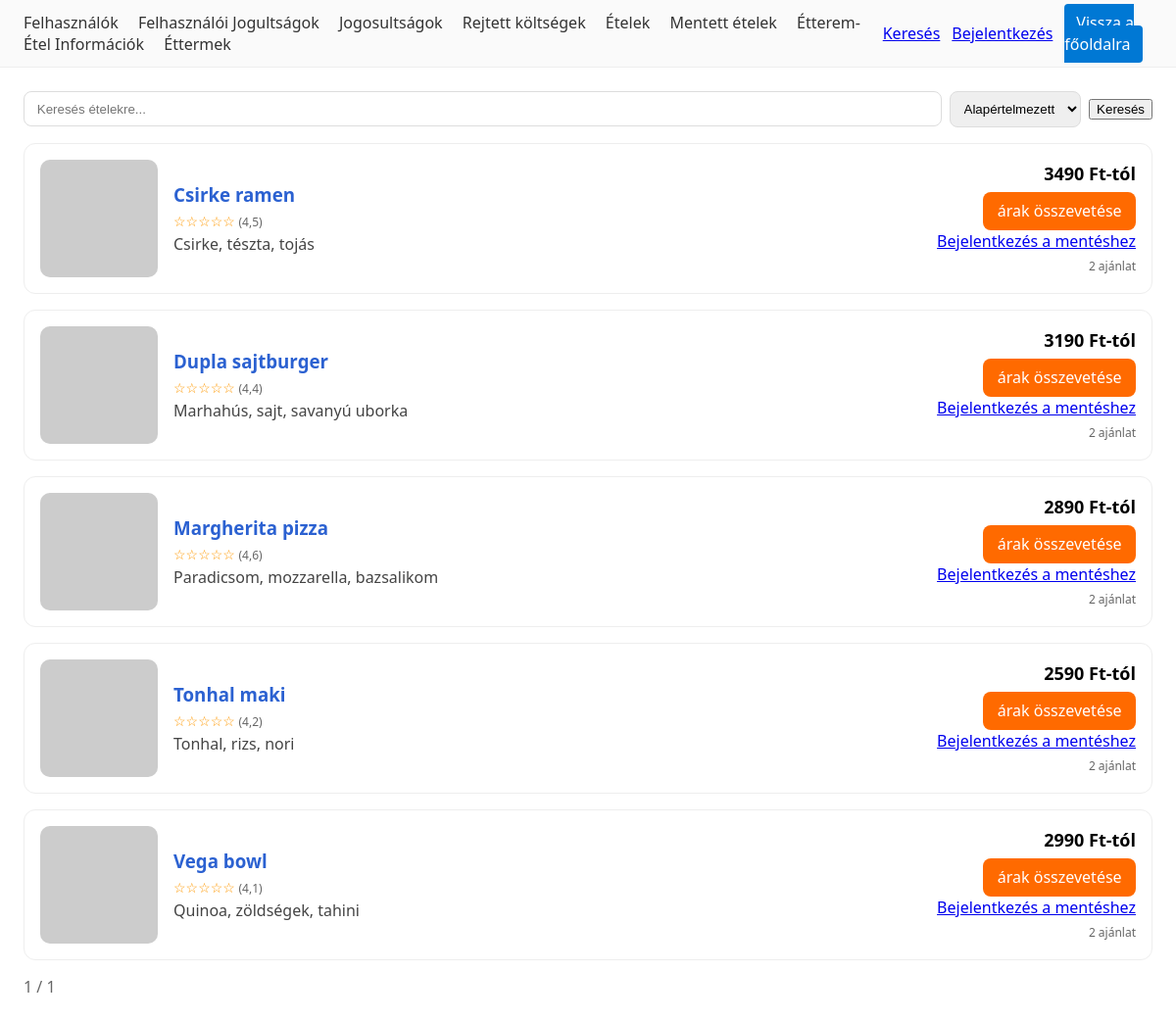
/kereses/, run on the app's committed database.
### catalog/models.py (models this page shows, shortened)
class Etel(models.Model):
    nev = models.CharField(max_length=150)
    leiras = models.TextField(blank=True)
    kategoria = models.CharField(max_length=50, blank=True)
    kep_url = models.URLField(blank=True)

### catalog/views.py (the view)
# urls.py: path("kereses/", views.EtelSearchView.as_view(), name="kereses"),
class EtelSearchView(ListView):
    template_name = "catalog/kereses.html"
    paginate_by = 20
    context_object_name = "talalatok"
    def get_queryset(self):
        q = self.request.GET.get("q", "").strip()
        sort = self.request.GET.get("sort", "alap")
        REL = "etterem_info"
        base = (
            Etel.objects.all()
            .annotate(
                min_price=Min(f"{REL}__ar"),
                offer_count=Count(f"{REL}", distinct=True),
                avg_rating=Avg(f"{REL}__felhaszn_ertekelesek"),
            )
        )
        if q:
            base = base.filter(
                Q(nev__icontains=q)
                | Q(leiras__icontains=q)
                | Q(kategoria__icontains=q)
            )
        ordering = {
            "alap": ("nev",),
            "olcso": ("min_price", "nev"),
            "draga": ("-min_price", "nev"),
            "ertekeles": ("-avg_rating", "nev"),
            "nev": ("nev",),
        }.get(sort, ("nev",))
        return base.order_by(*ordering)
    def get_context_data(self, **kwargs):
        ctx = super().get_context_data(**kwargs)
        ctx["q"] = self.request.GET.get("q", "").strip()
        ctx["sort"] = self.request.GET.get("sort", "alap")
        if self.request.user.is_authenticated:
            ctx["saved_etel_ids"] = set(Mentes.objects.filter(felhasznalo=self.request.user).values_list("etel_id", flat=True))
        else:
            ctx["saved_etel_ids"] = set()
        return ctx

### templates/catalog/kereses.html (shortened to what this page needs)
{% extends "_base.html" %}
{% load static %}
{% block content %}
<form method="get" action="{% url 'catalog:kereses' %}" class="searchbar" style="display:flex; gap:.5rem; align-items:center; margin-bottom:1rem;">
  <input type="text" name="q" value="{{ q }}" placeholder="Keresés ételekre..." style="flex:1; padding:.6rem .8rem; border:1px solid #ddd; border-radius:8px;">
  <select name="sort" style="padding:.55rem .6rem; border:1px solid #ddd; border-radius:8px;">
    <option value="alap" {% if sort == "alap" %}selected{% endif %}>Alapértelmezett</option>
  </select>
  <button type="submit" class="btn">Keresés</button>
</form>
<div class="result-list" style="display:flex; flex-direction:column; gap:1rem;">
  {% for etel in talalatok %}
    <div class="card" style="display:grid; grid-template-columns:120px 1fr 220px; gap:1rem; align-items:center; padding:1rem; border:1px solid #eee; border-radius:12px;">
      <div style="width:120px; height:120px; display:flex; align-items:center; justify-content:center; background:#fafafa; border-radius:10px; overflow:hidden;">
        {% if etel.kep_url %}
          <img src="{{ etel.kep_url }}" alt="{{ etel.nev }}" style="max-width:120px; max-height:120px; object-fit:contain;">
        {% else %}
          <span style="color:#aaa; font-size:12px;">nincs kép</span>
        {% endif %}
      </div>
      <div>
        <h3 style="margin:.1rem 0 .3rem 0;">
          <a href="{% url 'catalog:etel_detail' etel.pk %}" style="text-decoration:none; color:#2b61d1;">{{ etel.nev }}</a>
        </h3>
        {% with r=etel.avg_rating %}
          {% if r %}
            <div style="color:#ff9800; font-size:14px; margin-bottom:.25rem;">
              {% for i in "12345" %}{% if forloop.counter <= r|floatformat:0 %}★{% else %}☆{% endif %}{% endfor %}
              <span style="color:#666; font-size:12px;">({{ r|floatformat:1 }})</span>
            </div>
          {% else %}
            <div style="color:#bbb; font-size:12px; margin-bottom:.25rem;">nincs értékelés</div>
          {% endif %}
        {% endwith %}
        <div style="color:#444; line-height:1.35;">
          {{ etel.leiras|default:"Nincs leírás."|truncatechars:220 }}
        </div>
      </div>
      <div style="text-align:right;">
        <div style="font-size:18px; font-weight:700; margin-bottom:.4rem;">
          {% if etel.min_price %}{{ etel.min_price|floatformat:0 }} Ft-tól{% else %}—{% endif %}
        </div>
      <a href="{% url 'compare:offers_for_etel' etel.id %}" class="btn"
           style="display:inline-block; background:#ff6a00; color:#fff; padding:.55rem .9rem; border-radius:8px; text-decoration:none;">
           árak összevetése
        </a>
        {% if user.is_authenticated %}
          <form method="post" action="{% url 'compare:toggle_save' etel.id %}" style="display:inline-block; margin-left:.5rem;">
            {% csrf_token %}
            {% if etel.pk in saved_etel_ids %}
              <button class="btn" style="background:#ccc;">Eltávolít</button>
            {% else %}
              <button class="btn" style="background:#2b9a2b;color:#fff;">Mentés</button>
            {% endif %}
          </form>
        {% else %}
          <a href="{% url 'login' %}?next={% url 'catalog:etel_detail' etel.pk %}" class="btn" style="margin-left:.5rem;">Bejelentkezés a mentéshez</a>
        {% endif %}
        <div style="color:#666; font-size:12px; margin-top:.35rem;">
          {% if etel.offer_count %}{{ etel.offer_count }} ajánlat{% else %}nincs ajánlat{% endif %}
        </div>
      </div>
    </div>
  {% empty %}
    <div style="padding:1rem; border:1px dashed #ddd; border-radius:12px; color:#666;">
      Nincs találat.
    </div>
  {% endfor %}
</div>
<div style="margin-top:1rem; display:flex; gap:.5rem; flex-wrap:wrap;">
  <span style="align-self:center; color:#666;">{{ page_obj.number }} / {{ page_obj.paginator.num_pages }}</span>
</div>
{% endblock %}

### templates/_base.html (style rules this page uses)
body { font-family:system-ui,Segoe UI,Arial;margin:0 }

### data on the page
Etel: nev "Csirke ramen", avg_rating "4,5", leiras "Csirke, tészta, tojás", min_price "3490", offer_count "2"
Etel: nev "Dupla sajtburger", avg_rating "4,4", leiras "Marhahús, sajt, savanyú uborka", min_price "3190", offer_count "2"
Etel: nev "Margherita pizza", avg_rating "4,6", leiras "Paradicsom, mozzarella, bazsalikom", min_price "2890", offer_count "2"
Etel: nev "Tonhal maki", avg_rating "4,2", leiras "Tonhal, rizs, nori", min_price "2590", offer_count "2"
Etel: nev "Vega bowl", avg_rating "4,1", leiras "Quinoa, zöldségek, tahini", min_price "2990", offer_count "2"

### other printed values
{{ page_obj.number }} "1"
{{ page_obj.paginator.num_pages }} "1"
